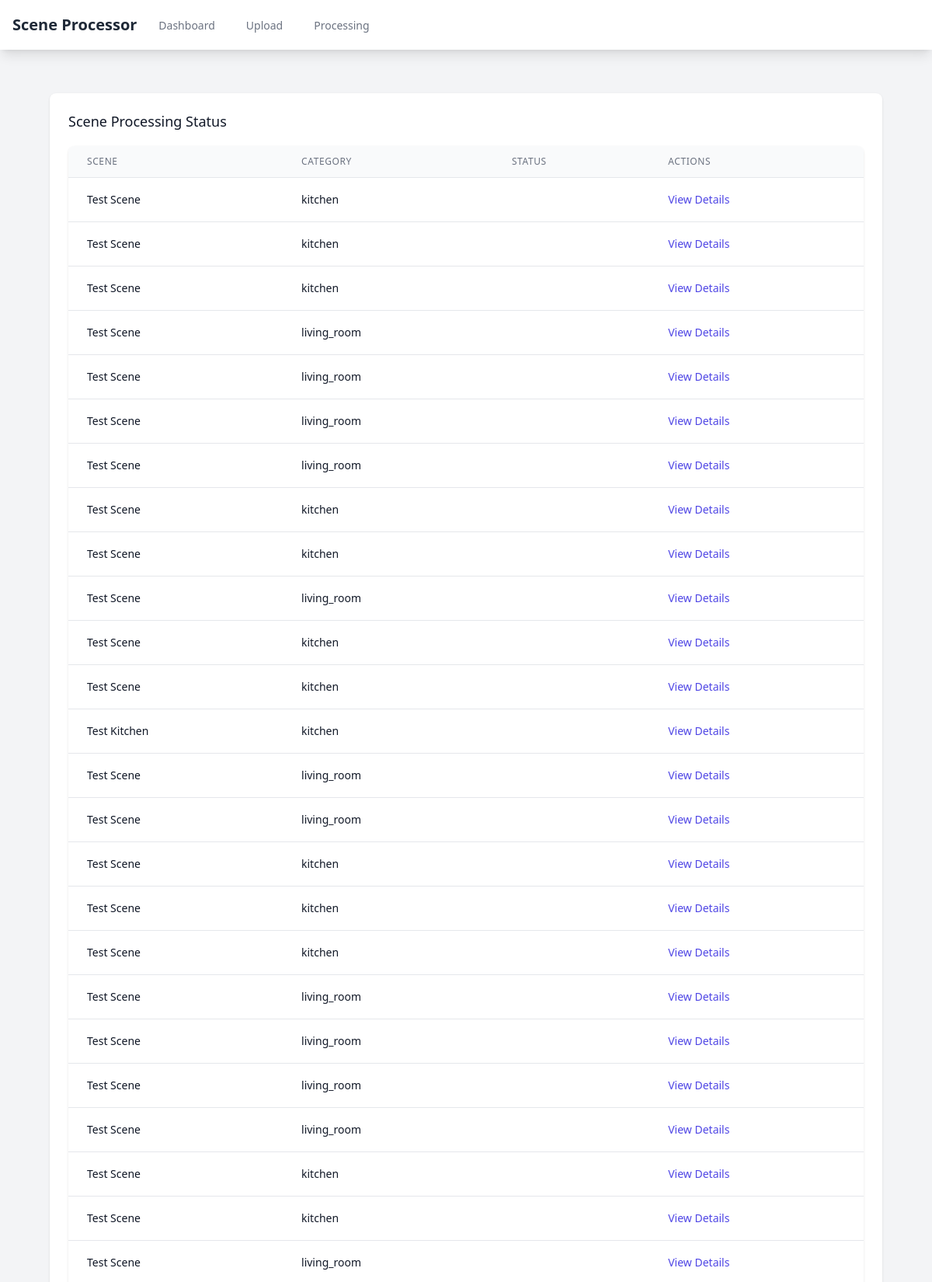
The page /admin/processing (upper part) on the database its author committed.
### app/models.py (models this page shows, shortened)
class RoomScene(db.Model):
    __tablename__ = 'room_scenes'
    id = db.Column(db.Integer, primary_key=True)
    name = db.Column(db.String, nullable=False)
    category = db.Column(db.String, nullable=False)  # e.g., living_room, bedroom
    file_path = db.Column(db.String, nullable=False)
    created_at = db.Column(db.DateTime, default=datetime.utcnow)
    updated_at = db.Column(db.DateTime, default=datetime.utcnow, onupdate=datetime.utcnow)
    scene_metadata = db.Column(db.JSON)  # Changed from 'metadata' to 'scene_metadata'
    review_completion_time = db.Column(db.DateTime, nullable=True)
    total_components = db.Column(db.Integer, default=0)
    pending_components = db.Column(db.Integer, default=0)
    accepted_components = db.Column(db.Integer, default=0)
    rejected_components = db.Column(db.Integer, default=0)
    components = db.relationship("Component", back_populates="room_scene",
                               cascade="all, delete-orphan")

### app/routes.py (the view)
@admin_bp.route('/processing')
def processing():
    db = db_manager.get_session()
    scenes = db.query(RoomScene).order_by(RoomScene.created_at.desc()).all()
    return render_template('admin/processing.html', scenes=scenes)

### app/database.py (called while the page is built)
    def get_session(self):
        return self.Session()

### app/templates/admin/processing.html (shortened to what this page needs)
{% extends "admin/base.html" %}
{% block content %}
<div class="bg-white shadow sm:rounded-lg">
    <div class="px-4 py-5 sm:p-6">
        <h3 class="text-lg leading-6 font-medium text-gray-900">
            Scene Processing Status
        </h3>
        <div class="mt-5">
            {% if scenes %}
                <div class="flex flex-col">
                    <div class="-my-2 overflow-x-auto sm:-mx-6 lg:-mx-8">
                        <div class="py-2 align-middle inline-block min-w-full sm:px-6 lg:px-8">
                            <div class="shadow overflow-hidden border-b border-gray-200 sm:rounded-lg">
                                <table class="min-w-full divide-y divide-gray-200">
                                    <thead class="bg-gray-50">
                                        <tr>
                                            <th scope="col" class="px-6 py-3 text-left text-xs font-medium text-gray-500 uppercase tracking-wider">
                                                Scene
                                            </th>
                                            <th scope="col" class="px-6 py-3 text-left text-xs font-medium text-gray-500 uppercase tracking-wider">
                                                Category
                                            </th>
                                            <th scope="col" class="px-6 py-3 text-left text-xs font-medium text-gray-500 uppercase tracking-wider">
                                                Status
                                            </th>
                                            <th scope="col" class="px-6 py-3 text-left text-xs font-medium text-gray-500 uppercase tracking-wider">
                                                Actions
                                            </th>
                                        </tr>
                                    </thead>
                                    <tbody class="bg-white divide-y divide-gray-200">
                                        {% for scene in scenes %}
                                        <tr>
                                            <td class="px-6 py-4 whitespace-nowrap">
                                                <div class="text-sm text-gray-900">{{ scene.name }}</div>
                                            </td>
                                            <td class="px-6 py-4 whitespace-nowrap">
                                                <div class="text-sm text-gray-900">{{ scene.category }}</div>
                                            </td>
                                            <td class="px-6 py-4 whitespace-nowrap">
                                            </td>
                                            <td class="px-6 py-4 whitespace-nowrap text-sm text-gray-500">
                                                <a href="{{ url_for('admin.scene_detail', scene_id=scene.id) }}"
                                                   class="text-indigo-600 hover:text-indigo-900">View Details</a>
                                            </td>
                                        </tr>
                                        {% endfor %}
                                    </tbody>
                                </table>
                            </div>
                        </div>
                    </div>
                </div>
            {% else %}
                <p class="text-sm text-gray-500">No scenes are currently being processed.</p>
            {% endif %}
        </div>
    </div>
</div>
{% endblock %}

### app/templates/admin/base.html (shortened to what this page needs)
<!DOCTYPE html>
<html lang="en">
<head>
    <script src="https://cdn.tailwindcss.com"></script>
</head>
<body class="bg-gray-100">
    <nav class="bg-white shadow-lg">
        <div class="max-w-7xl mx-auto px-4">
            <div class="flex justify-between h-16">
                <div class="flex">
                    <div class="flex-shrink-0 flex items-center">
                        <a href="{{ url_for('admin.index') }}" class="text-xl font-bold text-gray-800">
                            Scene Processor
                        </a>
                    </div>
                    <div class="hidden sm:ml-6 sm:flex sm:space-x-8">
                        <a href="{{ url_for('admin.index') }}"
                           class="border-transparent text-gray-500 hover:border-gray-300 hover:text-gray-700 inline-flex items-center px-1 pt-1 border-b-2 text-sm font-medium">
                            Dashboard
                        </a>
                        <a href="{{ url_for('admin.upload') }}"
                           class="border-transparent text-gray-500 hover:border-gray-300 hover:text-gray-700 inline-flex items-center px-1 pt-1 border-b-2 text-sm font-medium">
                            Upload
                        </a>
                        <a href="{{ url_for('admin.processing') }}"
                           class="border-transparent text-gray-500 hover:border-gray-300 hover:text-gray-700 inline-flex items-center px-1 pt-1 border-b-2 text-sm font-medium">
                            Processing
                        </a>
                    </div>
                </div>
            </div>
        </div>
    </nav>
    <main class="max-w-7xl mx-auto py-6 sm:px-6 lg:px-8">
        <div class="mt-8 px-4 sm:px-6 lg:px-8">
            {% block content %}{% endblock content %}
        </div>
    </main>
</body>
</html>

### rows shown on the page
RoomScene: name "Test Scene", category "kitchen"
RoomScene: name "Test Scene", category "kitchen"
RoomScene: name "Test Scene", category "kitchen"
RoomScene: name "Test Scene", category "living_room"
RoomScene: name "Test Scene", category "living_room"
RoomScene: name "Test Scene", category "living_room"
RoomScene: name "Test Scene", category "living_room"
RoomScene: name "Test Scene", category "kitchen"
RoomScene: name "Test Scene", category "kitchen"
RoomScene: name "Test Scene", category "living_room"
RoomScene: name "Test Scene", category "kitchen"
RoomScene: name "Test Scene", category "kitchen"
RoomScene: name "Test Kitchen", category "kitchen"
RoomScene: name "Test Scene", category "living_room"
RoomScene: name "Test Scene", category "living_room"
RoomScene: name "Test Scene", category "kitchen"
RoomScene: name "Test Scene", category "kitchen"
RoomScene: name "Test Scene", category "kitchen"
RoomScene: name "Test Scene", category "living_room"
RoomScene: name "Test Scene", category "living_room"
RoomScene: name "Test Scene", category "living_room"
RoomScene: name "Test Scene", category "living_room"
RoomScene: name "Test Scene", category "kitchen"
RoomScene: name "Test Scene", category "kitchen"
RoomScene: name "Test Scene", category "living_room"
